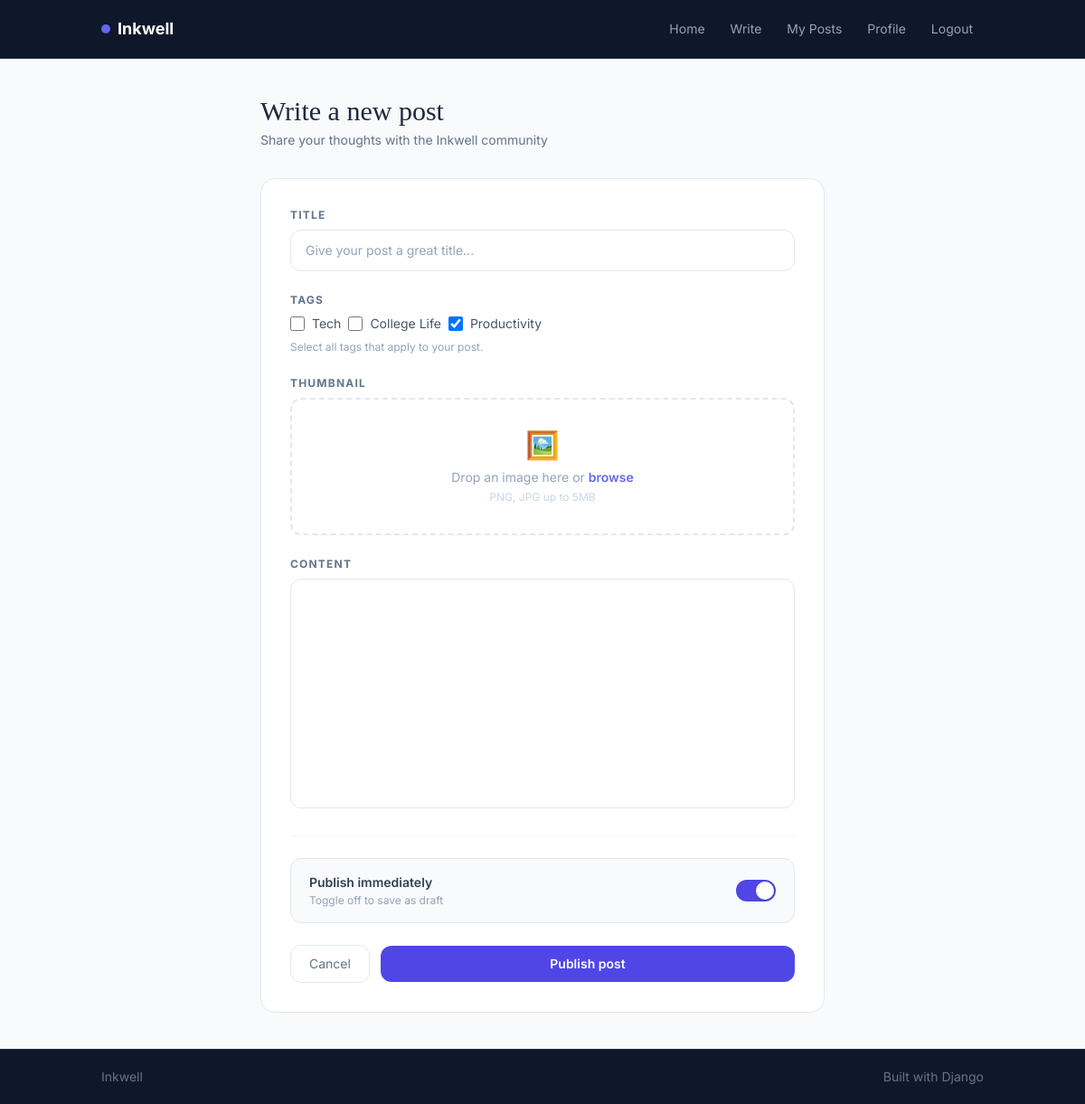
The page /post/my-2nd-post/edit/ (signed in) on the database its author committed.
### blog/models.py (models this page shows, shortened)
class Tag(models.Model):
    name = models.CharField(max_length=50, unique=True)
    slug = models.SlugField(max_length=50, unique=True)

class Post(models.Model):
    STATUS_CHOICES = [
        ('draft', 'Draft'),
        ('published', 'Published'),
    ]
    title = models.CharField(max_length=200)
    slug = models.SlugField(max_length=200, unique=True)
    body = models.TextField()
    author = models.ForeignKey(User, on_delete=models.CASCADE, related_name='posts')
    tags = models.ManyToManyField(Tag, blank=True)
    thumbnail = models.ImageField(upload_to='thumbnails/', blank=True, null=True)
    status = models.CharField(max_length=10, choices=STATUS_CHOICES, default='draft')
    created_at = models.DateTimeField(auto_now_add=True)
    updated_at = models.DateTimeField(auto_now=True)
    class Meta:
        ordering = ['-created_at']

### blog/views.py (the view, shortened to what this page needs)
# urls.py: path('post/<slug:slug>/edit/', views.post_edit, name='post_edit'),
@login_required(login_url='login')
def post_edit(request, slug):
    post = get_object_or_404(Post, slug=slug, author=request.user)
    tags = Tag.objects.all()
    form = PostForm(instance=post)
    return render(request, 'blog/post_form.html', {
        'form': form,
        'post': post,
        'tags': tags,
    })

### blog/forms.py
class PostForm(forms.ModelForm):
    class Meta:
        model = Post
        fields = ['title', 'body', 'tags', 'thumbnail', 'status']

### blog/templates/blog/post_form.html (shortened to what this page needs)
{% extends 'blog/base.html' %}
{% block content %}
<div class="max-w-2xl mx-auto px-6 py-10">
    <div class="mb-8">
        <h1 class="text-3xl text-slate-800 mb-1">
            Write a new post
        </h1>
        <p class="text-slate-500 text-sm">
            Share your thoughts with the Inkwell community
        </p>
    </div>
    <div class="bg-white border border-slate-200 rounded-2xl p-8">
        <form method="POST" enctype="multipart/form-data">
            <div class="mb-6">
                <label class="block text-xs font-bold text-slate-500 uppercase tracking-widest mb-2">
                    Title
                </label>
                <input
                    type="text"
                    name="title"
                    required
                    placeholder="Give your post a great title..."
                    class="w-full px-4 py-3 rounded-xl border border-slate-200 bg-white text-sm text-slate-800 placeholder-slate-400 focus:outline-none focus:ring-2 focus:ring-indigo-500 focus:border-transparent transition-all">
            </div>
<div class="mb-6">
    <label class="block text-xs font-bold text-slate-500 uppercase tracking-widest mb-2">
        Tags
    </label>
    <div class="flex flex-wrap gap-2">
        {% for tag in tags %}
        <label class="flex items-center gap-2 cursor-pointer">
            <input
                type="checkbox"
                name="tags"
                value="{{ tag.id }}"
                {% if post and tag in post.tags.all %}checked{% endif %}
                class="w-4 h-4 rounded border-slate-300 text-indigo-600 focus:ring-indigo-500">
            <span class="text-sm text-slate-600">{{ tag.name }}</span>
        </label>
        {% endfor %}
    </div>
    <p class="text-xs text-slate-400 mt-2">
        Select all tags that apply to your post.
    </p>
</div>
            <div class="mb-6">
                <label class="block text-xs font-bold text-slate-500 uppercase tracking-widest mb-2">
                    Thumbnail
                </label>
                <div class="border-2 border-dashed border-slate-200 rounded-xl p-8 text-center hover:border-indigo-400 hover:bg-indigo-50/30 transition-all cursor-pointer"
                     onclick="document.getElementById('thumbnail-input').click()">
                    <div class="text-3xl mb-2">🖼️</div>
                    <p class="text-sm text-slate-400">
                        Drop an image here or
                        <span class="text-indigo-500 font-semibold">browse</span>
                    </p>
                    <p class="text-xs text-slate-300 mt-1">PNG, JPG up to 5MB</p>
                </div>
            </div>
            <div class="mb-6">
                <label class="block text-xs font-bold text-slate-500 uppercase tracking-widest mb-2">
                    Content
                </label>
                <textarea
                    name="body"
                    rows="10"
                    required
                    placeholder="Start writing your post here..."
                    class="w-full px-4 py-3 rounded-xl border border-slate-200 bg-white text-sm text-slate-800 placeholder-slate-400 focus:outline-none focus:ring-2 focus:ring-indigo-500 focus:border-transparent transition-all resize-none leading-relaxed">
                </textarea>
            </div>
            <div class="h-px bg-slate-100 my-6"></div>
            <div class="flex items-center justify-between bg-slate-50 border border-slate-200 rounded-xl px-5 py-4 mb-6">
                <div>
                    <p class="text-sm font-semibold text-slate-700" id="status-label">
                        Publish immediately
                    </p>
                    <p class="text-xs text-slate-400 mt-0.5">
                        Toggle off to save as draft
                    </p>
                </div>
                <label class="relative inline-flex items-center cursor-pointer">
                    <div class="absolute left-0.5 top-0.5 w-5 h-5 bg-white rounded-full shadow transition-all peer-checked:translate-x-5"></div>
                </label>
            </div>
            <div class="flex items-center gap-3">
                <a href="{% url 'home' %}"
                   class="px-5 py-2.5 rounded-xl border border-slate-200 bg-white text-sm text-slate-500 hover:border-slate-300 hover:text-slate-700 transition-all">
                    Cancel
                </a>
                <button
                    type="submit"
                    id="submit-btn"
                    class="flex-1 bg-indigo-600 hover:bg-indigo-700 active:scale-95 text-white py-2.5 rounded-xl text-sm font-semibold transition-all">
                    Publish post
                </button>
            </div>
        </form>
    </div>
</div>
{% endblock %}

### blog/templates/blog/base.html (style rules this page uses)
body { font-family: 'Inter', sans-serif; }
h1, h2, h3 { font-family: 'Playfair Display', serif; }

### rows shown on the page
Tag: name "Tech"
Tag: name "College Life"
Tag: tags "☑", name "Productivity"
